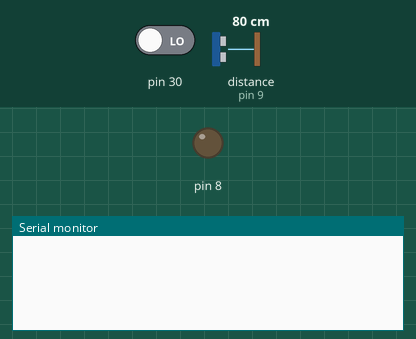
Recording of a sketch running on a simulated Arduino Mega 2560, built with avr-gcc and run on an emulated ATmega2560. On the bench: output pins drawn as LEDs (lit = HIGH), the last lines printed to the serial monitor. Inputs (shaded band) come from the test bench; at power-on: pin 30 LOW, distance to the obstacle (sensor on pin 9) 80 cm. The echo pulse lasts 58.3 µs per cm.

Above: at 1.2 s.
1.3 s: pin 30 driven HIGH
At 1.58 s:
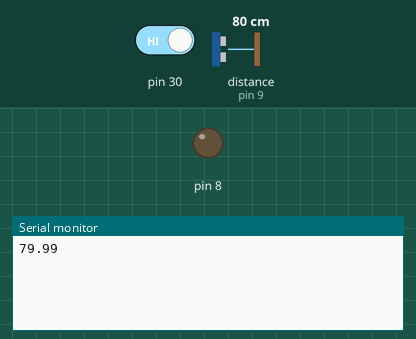
3.4 s: distance to the obstacle (sensor on pin 9) set to 250 cm
At 3.63 s:
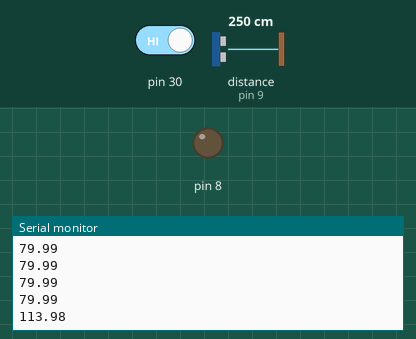
Timing chart, 0 to 6.4 s (numbered marks = the images above; inputs shaded):
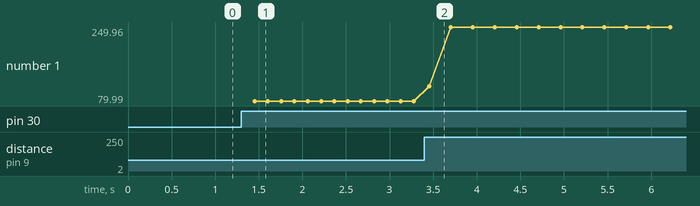

Measured:
- after the input at 1.3 s, the serial monitor: prints a new line after 0.15 s (image 1)
- after the input at 3.4 s, the serial monitor: prints a new line after 0.05 s (image 2)
- plotted number 1: 79.99 → 249.96 after the input at 3.4 s

The sketch:

ultra_test.ino
```cpp
float duration, distance;

void setup() {
  // put your setup code here, to run once:
  pinMode(30, INPUT);
  pinMode(8, OUTPUT);
  pinMode(9, INPUT);

  Serial.begin(9600);
}

void loop() {
 if(digitalRead(30)){
  Serial.println(ultraZvuk(10));
  }

}

float ultraZvuk(int repeat){
  distance = 0;
  for (int i = 0; i < repeat; i++){
    digitalWrite(8, LOW);
    delayMicroseconds(2);
    digitalWrite(8, HIGH);
    delayMicroseconds(10);
    digitalWrite(8, LOW);

    duration = pulseIn(9, HIGH);
    distance += (duration*.0343)/2;
    delay(10);
  }
  distance /= repeat;
  return distance;
}
```
